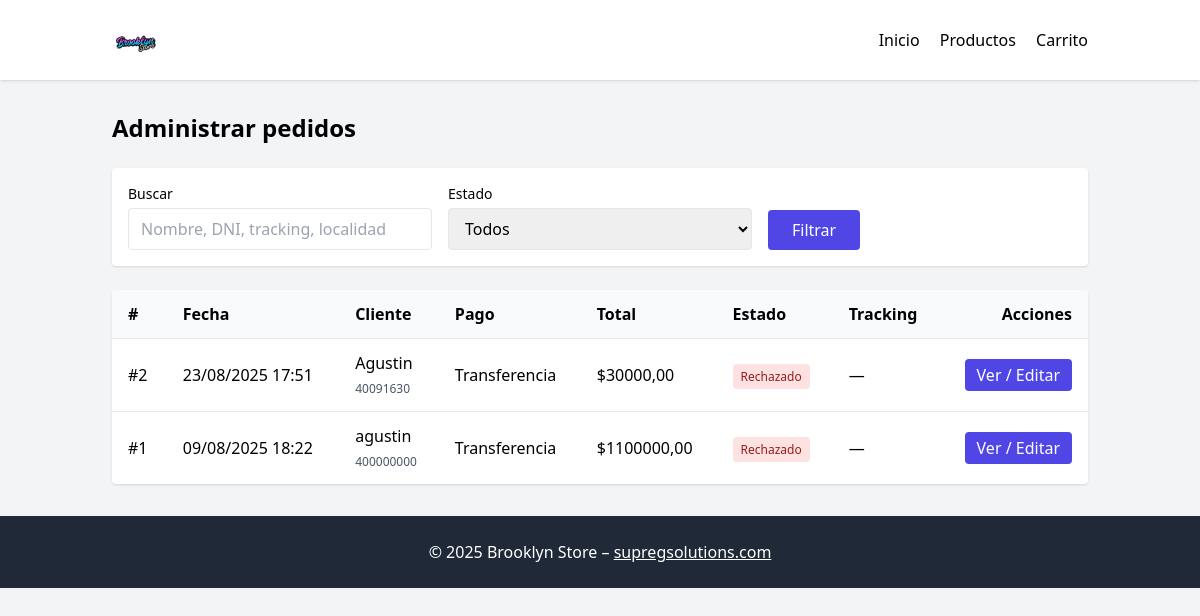
Page /panel/orders/ on the committed database.
### store/models.py (models this page shows, shortened)
class Pedido(models.Model):
    buyer_name = models.CharField(max_length=150)
    buyer_dni = models.CharField(max_length=30)
    provincia = models.CharField(max_length=100)
    localidad = models.CharField(max_length=100)
    calle = models.CharField(max_length=120)
    numero = models.CharField(max_length=20)
    entre_calles = models.CharField(max_length=200, blank=True)
    telefono = models.CharField(max_length=50)
    payment_method = models.CharField(max_length=20, choices=METODOS_PAGO)
    shipping_cost = models.DecimalField(max_digits=10, decimal_places=2, default=Decimal('0.00'))
    total = models.DecimalField(max_digits=10, decimal_places=2)
    fecha = models.DateTimeField(auto_now_add=True)
    estado = models.CharField(max_length=12, choices=ESTADOS, default='pendiente')
    tracking_number = models.CharField(max_length=100, null=True, blank=True)

### store/views.py (the view, shortened to what this page needs)
# urls.py: path('panel/orders/', views.admin_orders, name='admin_orders'),
def admin_orders(request):
    estado = request.GET.get("estado", "").strip()
    q = request.GET.get("q", "").strip()
    pedidos = Pedido.objects.all().order_by("-fecha")
    if estado in {"pendiente", "realizado", "rechazado"}:
        pedidos = pedidos.filter(estado=estado)
    ctx = {
        "pedidos": pedidos,
        "f_estado": estado,
        "f_q": q,
    }
    return render(request, "store/admin_orders.html", ctx)

### store/context_processors.py (called while the page is built)
def cart_count(request):
    cart = request.session.get('cart', {})
    return {'cart_count': sum(cart.values())}

### store/templates/store/admin_orders.html (shortened to what this page needs)
{% extends 'store/base.html' %}
{% load static %}
{% block content %}
<h1 class="text-2xl font-bold mb-6">Administrar pedidos</h1>
<form method="get" class="bg-white rounded shadow p-4 mb-6 grid grid-cols-1 md:grid-cols-3 gap-4">
  <div>
    <label class="block text-sm font-medium mb-1">Buscar</label>
    <input type="text" name="q" value="{{ f_q }}" placeholder="Nombre, DNI, tracking, localidad"
           class="w-full border rounded px-3 py-2" />
  </div>
  <div>
    <label class="block text-sm font-medium mb-1">Estado</label>
    <select name="estado" class="w-full border rounded px-3 py-2">
      <option value="">Todos</option>
    </select>
  </div>
  <div class="flex items-end">
    <button type="submit"
            class="bg-indigo-600 text-white px-6 py-2 rounded hover:bg-indigo-700">
      Filtrar
    </button>
  </div>
</form>
<div class="bg-white rounded shadow overflow-x-auto">
  <table class="min-w-full table-auto">
    <thead class="bg-gray-50">
      <tr>
        <th class="text-left px-4 py-3">#</th>
        <th class="text-left px-4 py-3">Fecha</th>
        <th class="text-left px-4 py-3">Cliente</th>
        <th class="text-left px-4 py-3">Pago</th>
        <th class="text-left px-4 py-3">Total</th>
        <th class="text-left px-4 py-3">Estado</th>
        <th class="text-left px-4 py-3">Tracking</th>
        <th class="text-right px-4 py-3">Acciones</th>
      </tr>
    </thead>
    <tbody>
      {% for p in pedidos %}
      <tr class="border-t">
        <td class="px-4 py-3">#{{ p.id }}</td>
        <td class="px-4 py-3">{{ p.fecha|date:"d/m/Y H:i" }}</td>
        <td class="px-4 py-3">{{ p.buyer_name }}<br><span class="text-xs text-gray-600">{{ p.buyer_dni }}</span></td>
        <td class="px-4 py-3">{{ p.get_payment_method_display }}</td>
        <td class="px-4 py-3">${{ p.total }}</td>
        <td class="px-4 py-3">
          {% if p.estado == 'pendiente' %}
            <span class="bg-yellow-100 text-yellow-800 text-xs px-2 py-1 rounded">Pendiente</span>
          {% elif p.estado == 'realizado' %}
            <span class="bg-green-100 text-green-800 text-xs px-2 py-1 rounded">Pago Realizado</span>
          {% else %}
            <span class="bg-red-100 text-red-800 text-xs px-2 py-1 rounded">Rechazado</span>
          {% endif %}
        </td>
        <td class="px-4 py-3">{{ p.tracking_number|default:"—" }}</td>
        <td class="px-4 py-3 text-right">
          <a href="{% url 'store:admin_order_detail' p.id %}"
             class="inline-block bg-indigo-600 text-white px-3 py-1 rounded hover:bg-indigo-700">
            Ver / Editar
          </a>
        </td>
      </tr>
      {% empty %}
      <tr><td colspan="8" class="px-4 py-6 text-center text-gray-500">No hay pedidos.</td></tr>
      {% endfor %}
    </tbody>
  </table>
</div>
{% endblock %}

### rows in the picture
Pedido: id "2", fecha "23/08/2025 17:51", buyer_name "Agustin", buyer_dni "40091630", payment_method "Transferencia", total "30000,00", estado "Rechazado", tracking_number "—"
Pedido: id "1", fecha "09/08/2025 18:22", buyer_name "agustin", buyer_dni "400000000", payment_method "Transferencia", total "1100000,00", estado "Rechazado", tracking_number "—"
